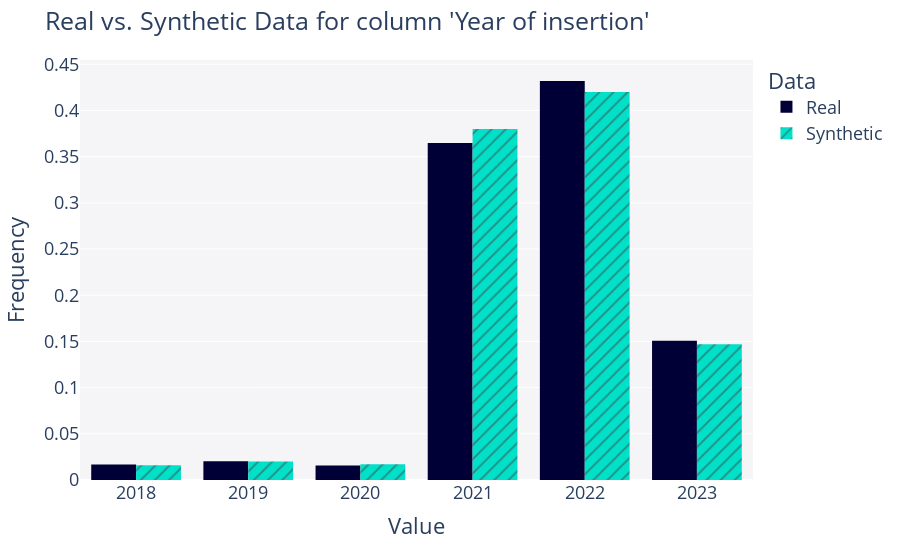
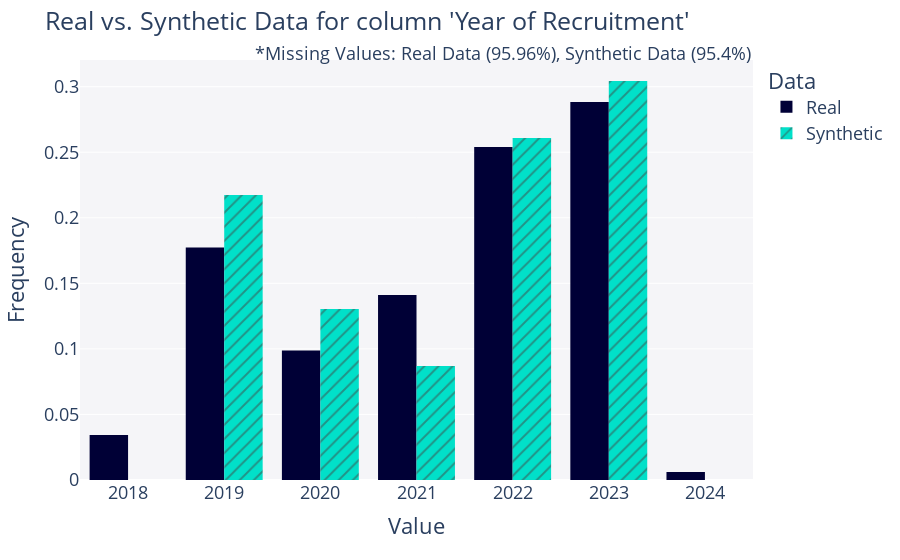
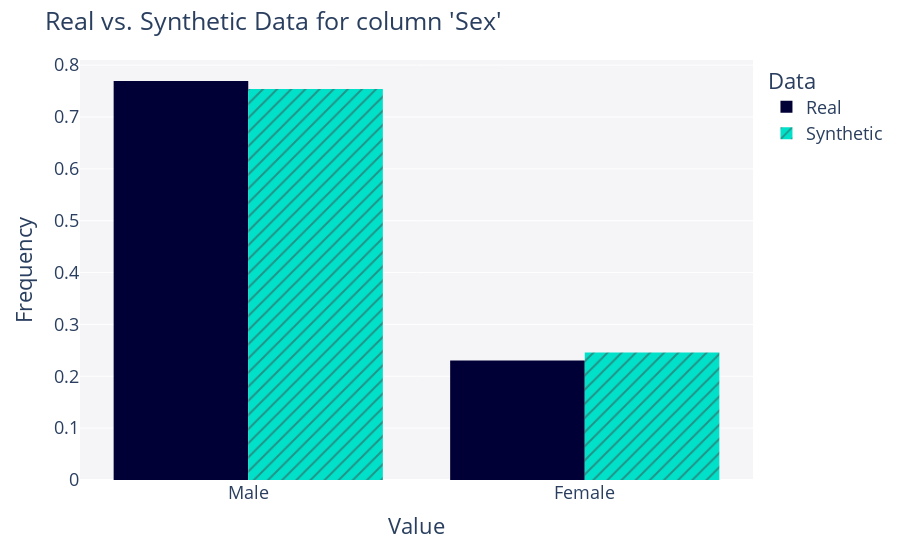
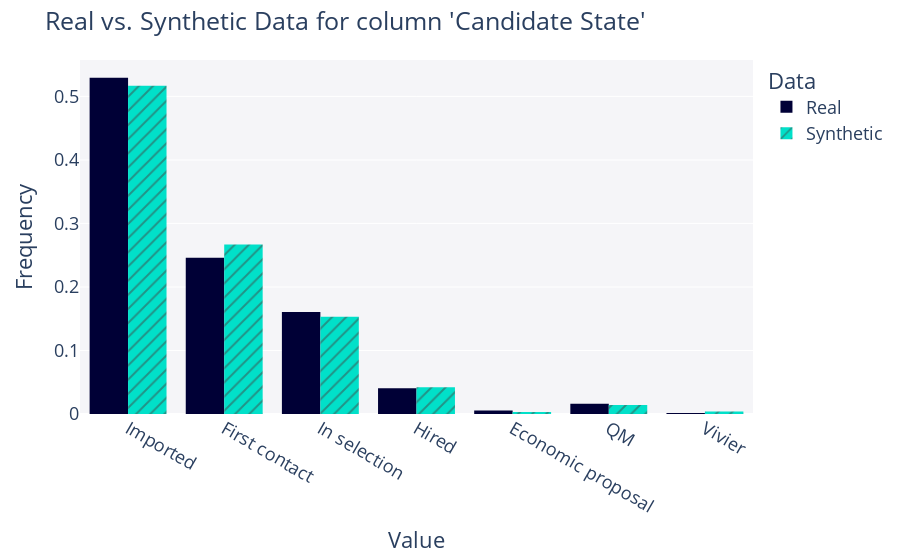

Notebook code cell kept with these figures, in order:
### Code cell
# 3. plot the data
columns_to_plot = ['Year of insertion', 'Year of Recruitment', 'Sex', 'Candidate State', 'Age Range', 'Years Experience']
for col in columns_to_plot:
    fig = get_column_plot(
        real_data=data,
        synthetic_data=synthetic_data,
        metadata=metadata,
        column_name=col
    )
        
    fig.show()

### Figure 1 — Plotly figure (JSON) as saved in the notebook; plotly's stock layout.template omitted (floating-point values rounded to 4 significant figures; data arrays with more than 128 entries replaced by an {"elided": "..."} marker saying what was removed)
{"data": [{"alignmentgroup": "True", "bingroup": "x", "histnorm": "probability density", "hovertemplate": "<b>Real</b><br>Frequency: %{y}<extra></extra>", "legendgroup": "Real", "marker": {"color": "#000036", "pattern": {"shape": ""}}, "name": "Real", "offsetgroup": "Real", "orientation": "v", "showlegend": true, "type": "histogram", "x": {"elided": "12263 int values"}, "xaxis": "x", "yaxis": "y"}, {"alignmentgroup": "True", "bingroup": "x", "histnorm": "probability density", "hovertemplate": "<b>Synthetic</b><br>Frequency: %{y}<extra></extra>", "legendgroup": "Synthetic", "marker": {"color": "#01E0C9", "pattern": {"shape": "/"}}, "name": "Synthetic", "offsetgroup": "Synthetic", "orientation": "v", "showlegend": true, "type": "histogram", "x": {"elided": "1000 int values"}, "xaxis": "x", "yaxis": "y"}], "layout": {"barmode": "group", "font": {"size": 18}, "legend": {"title": {"text": "Data"}, "tracegroupgap": 0}, "margin": {"t": 60}, "plot_bgcolor": "#F5F5F8", "title": {"text": "Real vs. Synthetic Data for column 'Year of insertion'"}, "xaxis": {"anchor": "y", "domain": [0, 1], "title": {"text": "Value"}}, "yaxis": {"anchor": "x", "domain": [0, 1], "title": {"text": "Frequency"}}}}

### Figure 2 — Plotly figure (JSON) as saved in the notebook; plotly's stock layout.template omitted (floating-point values rounded to 4 significant figures; data arrays with more than 128 entries replaced by an {"elided": "..."} marker saying what was removed)
{"data": [{"alignmentgroup": "True", "bingroup": "x", "histnorm": "probability density", "hovertemplate": "<b>Real</b><br>Frequency: %{y}<extra></extra>", "legendgroup": "Real", "marker": {"color": "#000036", "pattern": {"shape": ""}}, "name": "Real", "offsetgroup": "Real", "orientation": "v", "showlegend": true, "type": "histogram", "x": {"elided": "496 int values"}, "xaxis": "x", "yaxis": "y"}, {"alignmentgroup": "True", "bingroup": "x", "histnorm": "probability density", "hovertemplate": "<b>Synthetic</b><br>Frequency: %{y}<extra></extra>", "legendgroup": "Synthetic", "marker": {"color": "#01E0C9", "pattern": {"shape": "/"}}, "name": "Synthetic", "offsetgroup": "Synthetic", "orientation": "v", "showlegend": true, "type": "histogram", "x": [2023, 2022, 2020, 2023, 2021, 2019, 2019, 2020, 2023, 2022, 2023, 2022, 2022, 2021, 2019, 2022, 2022, 2023, 2019, 2023, 2020, 2023, 2022, 2023, 2022, 2020, 2022, 2019, 2019, 2023, 2019, 2023, 2019, 2023, 2022, 2022, 2023, 2019, 2023, 2022, 2020, 2021, 2020, 2019, 2021, 2023], "xaxis": "x", "yaxis": "y"}], "layout": {"annotations": [{"showarrow": false, "text": "*Missing Values: Real Data (95.96%), Synthetic Data (95.4%)", "x": 1, "xref": "paper", "y": 1.05, "yref": "paper"}], "barmode": "group", "font": {"size": 18}, "legend": {"title": {"text": "Data"}, "tracegroupgap": 0}, "margin": {"t": 60}, "plot_bgcolor": "#F5F5F8", "title": {"text": "Real vs. Synthetic Data for column 'Year of Recruitment'"}, "xaxis": {"anchor": "y", "domain": [0, 1], "title": {"text": "Value"}}, "yaxis": {"anchor": "x", "domain": [0, 1], "title": {"text": "Frequency"}}}}

### Figure 3 — Plotly figure (JSON) as saved in the notebook; plotly's stock layout.template omitted (floating-point values rounded to 4 significant figures; data arrays with more than 128 entries replaced by an {"elided": "..."} marker saying what was removed)
{"data": [{"alignmentgroup": "True", "bingroup": "x", "histnorm": "probability density", "hovertemplate": "<b>Real</b><br>Frequency: %{y}<extra></extra>", "legendgroup": "Real", "marker": {"color": "#000036", "pattern": {"shape": ""}}, "name": "Real", "offsetgroup": "Real", "orientation": "v", "showlegend": true, "type": "histogram", "x": {"elided": "12263 str values"}, "xaxis": "x", "yaxis": "y"}, {"alignmentgroup": "True", "bingroup": "x", "histnorm": "probability density", "hovertemplate": "<b>Synthetic</b><br>Frequency: %{y}<extra></extra>", "legendgroup": "Synthetic", "marker": {"color": "#01E0C9", "pattern": {"shape": "/"}}, "name": "Synthetic", "offsetgroup": "Synthetic", "orientation": "v", "showlegend": true, "type": "histogram", "x": {"elided": "1000 str values"}, "xaxis": "x", "yaxis": "y"}], "layout": {"barmode": "group", "font": {"size": 18}, "legend": {"title": {"text": "Data"}, "tracegroupgap": 0}, "margin": {"t": 60}, "plot_bgcolor": "#F5F5F8", "title": {"text": "Real vs. Synthetic Data for column 'Sex'"}, "xaxis": {"anchor": "y", "domain": [0, 1], "title": {"text": "Value"}}, "yaxis": {"anchor": "x", "domain": [0, 1], "title": {"text": "Frequency"}}}}

### Figure 4 — Plotly figure (JSON) as saved in the notebook; plotly's stock layout.template omitted (floating-point values rounded to 4 significant figures; data arrays with more than 128 entries replaced by an {"elided": "..."} marker saying what was removed)
{"data": [{"alignmentgroup": "True", "bingroup": "x", "histnorm": "probability density", "hovertemplate": "<b>Real</b><br>Frequency: %{y}<extra></extra>", "legendgroup": "Real", "marker": {"color": "#000036", "pattern": {"shape": ""}}, "name": "Real", "offsetgroup": "Real", "orientation": "v", "showlegend": true, "type": "histogram", "x": {"elided": "12263 str values"}, "xaxis": "x", "yaxis": "y"}, {"alignmentgroup": "True", "bingroup": "x", "histnorm": "probability density", "hovertemplate": "<b>Synthetic</b><br>Frequency: %{y}<extra></extra>", "legendgroup": "Synthetic", "marker": {"color": "#01E0C9", "pattern": {"shape": "/"}}, "name": "Synthetic", "offsetgroup": "Synthetic", "orientation": "v", "showlegend": true, "type": "histogram", "x": {"elided": "1000 str values"}, "xaxis": "x", "yaxis": "y"}], "layout": {"barmode": "group", "font": {"size": 18}, "legend": {"title": {"text": "Data"}, "tracegroupgap": 0}, "margin": {"t": 60}, "plot_bgcolor": "#F5F5F8", "title": {"text": "Real vs. Synthetic Data for column 'Candidate State'"}, "xaxis": {"anchor": "y", "domain": [0, 1], "title": {"text": "Value"}}, "yaxis": {"anchor": "x", "domain": [0, 1], "title": {"text": "Frequency"}}}}
